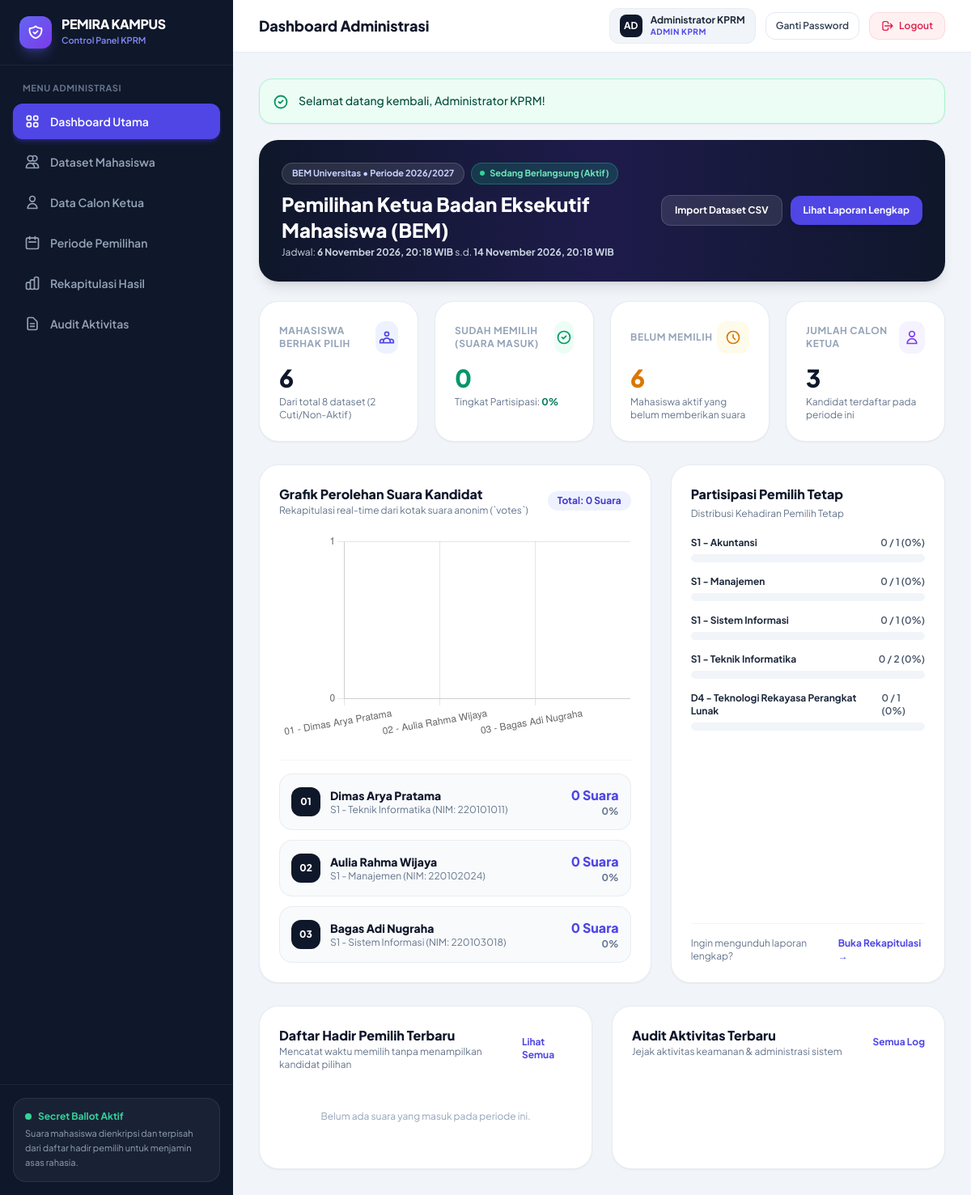
The page /admin/dashboard (signed in) on the database its author committed.
### tables this page shows
CREATE TABLE `elections` (
    `id` INT UNSIGNED AUTO_INCREMENT PRIMARY KEY,
    `title` VARCHAR(200) NOT NULL,
    `organization_name` VARCHAR(150) NOT NULL DEFAULT 'BEM Universitas',
    `period_label` VARCHAR(50) NOT NULL DEFAULT '2026/2027',
    `description` TEXT NULL,
    `start_time` DATETIME NOT NULL,
    `end_time` DATETIME NOT NULL,
    `status` ENUM('draft', 'active', 'closed') NOT NULL DEFAULT 'draft',
    `is_result_published` TINYINT(1) NOT NULL DEFAULT 0 COMMENT '1 = Mahasiswa dapat melihat hasil akhir',
    `created_at` DATETIME NOT NULL DEFAULT CURRENT_TIMESTAMP,
    `updated_at` DATETIME NOT NULL DEFAULT CURRENT_TIMESTAMP ON UPDATE CURRENT_TIMESTAMP,
    INDEX `idx_elections_status` (`status`)
);

CREATE TABLE `candidates` (
    `id` INT UNSIGNED AUTO_INCREMENT PRIMARY KEY,
    `election_id` INT UNSIGNED NOT NULL,
    `candidate_number` INT UNSIGNED NOT NULL COMMENT 'Nomor Urut Calon',
    `name` VARCHAR(150) NOT NULL COMMENT 'Nama Lengkap Calon Ketua',
    `nim` VARCHAR(30) NOT NULL COMMENT 'NIM Calon Ketua',
    `jenjang` VARCHAR(20) NOT NULL DEFAULT 'S1',
    `program_studi` VARCHAR(120) NOT NULL,
    `tagline` VARCHAR(255) NULL,
    `photo_path` VARCHAR(255) NULL,
    `vision` TEXT NOT NULL COMMENT 'Visi Calon',
    `mission` TEXT NOT NULL COMMENT 'Misi Calon',
    `created_at` DATETIME NOT NULL DEFAULT CURRENT_TIMESTAMP,
    `updated_at` DATETIME NOT NULL DEFAULT CURRENT_TIMESTAMP ON UPDATE CURRENT_TIMESTAMP,
    UNIQUE KEY `uq_election_candidate_number` (`election_id`, `candidate_number`),
    CONSTRAINT `fk_candidates_election` FOREIGN KEY (`election_id`) REFERENCES `elections` (`id`) ON DELETE CASCADE
);

### app/Views/admin/dashboard.php (the view, shortened to what the rows shown need)
<?php
$candidates = $results['candidates'] ?? [];
$chartLabels = [];
$chartData   = [];
foreach ($candidates as $c) {
    $chartLabels[] = '0' . $c['candidate_number'] . ' - ' . $c['name'];
    $chartData[]   = (int) $c['vote_count'];
}
$allElections    = $allElections ?? [];
$dashHashItems = [];
foreach ($allElections as $eItem) {
    $ts = \App\Models\Election::getTimeState($eItem);
    $dashHashItems[] = [
        'id'              => (int) $eItem['id'],
        'title'           => (string) $eItem['title'],
        'status'          => (string) $eItem['status'],
        'state_code'      => (string) $ts['code'],
        'state_label'     => (string) $ts['label'],
        'can_vote'        => (bool) $ts['can_vote'],
        'start_time'      => (string) $eItem['start_time'],
        'end_time'        => (string) $eItem['end_time'],
        'end_ts_ms'       => (int) strtotime((string) $eItem['end_time']) * 1000,
        'candidate_count' => (int) ($eItem['candidate_count'] ?? 0),
        'vote_count'      => (int) ($eItem['vote_count'] ?? 0),
        'published'       => (int) ($eItem['is_result_published'] ?? 0),
    ];
}
$dashInitialHash = md5((string) json_encode($dashHashItems));
?>
<div class="mb-6 bg-gradient-to-r from-slate-900 via-indigo-950 to-slate-900 rounded-3xl p-6 sm:p-7 text-white shadow-lg flex flex-col lg:flex-row lg:items-center justify-between gap-5">
    <div>
        <div class="flex flex-wrap items-center gap-2 mb-2">
            <span class="px-3 py-1 rounded-full text-[11px] font-bold bg-white/10 text-indigo-200 border border-white/15">
                <?= e($election['organization_name'] ?? 'Organisasi Kampus') ?> &bull; Periode <?= e($election['period_label'] ?? '-') ?>
            </span>
            <?php if (($timeState['can_vote'] ?? false) === true): ?>
                <span class="inline-flex items-center gap-1.5 px-2.5 py-1 rounded-full text-[11px] font-bold bg-emerald-500/20 text-emerald-300 border border-emerald-400/30">
                    <span class="w-1.5 h-1.5 rounded-full bg-emerald-400 animate-ping"></span>
                    <?= e($timeState['label']) ?>
                </span>
            <?php else: ?>
                <span class="inline-flex items-center px-2.5 py-1 rounded-full text-[11px] font-bold bg-amber-500/20 text-amber-300 border border-amber-400/30">
                    <?= e($timeState['label'] ?? 'Tidak Aktif') ?>
                </span>
            <?php endif; ?>
        </div>
        <h3 class="text-xl sm:text-2xl font-extrabold"><?= e($election['title'] ?? 'Belum Ada Periode Pemilihan') ?></h3>
        <?php if ($election): ?>
            <p class="text-xs text-slate-300 mt-1">
                Jadwal: <strong><?= format_indo_datetime($election['start_time']) ?></strong> s.d. <strong><?= format_indo_datetime($election['end_time']) ?></strong>
            </p>
        <?php endif; ?>
    </div>
</div>
<div class="grid grid-cols-1 lg:grid-cols-12 gap-6 mb-7">
    <div class="lg:col-span-7 bg-white rounded-3xl p-6 border border-slate-200/80 shadow-sm">
        <div class="space-y-3 pt-4 border-t border-slate-100">
            <?php foreach ($candidates as $cand): ?>
                <div class="p-3.5 rounded-2xl bg-slate-50 border border-slate-200/70 flex items-center justify-between gap-4">
                    <div class="flex items-center gap-3">
                        <span class="w-9 h-9 rounded-xl bg-slate-900 text-white font-extrabold text-xs flex items-center justify-center shrink-0">
                            0<?= (int) $cand['candidate_number'] ?>
                        </span>
                        <div>
                            <p class="text-sm font-extrabold text-slate-900"><?= e($cand['name']) ?></p>
                            <p class="text-xs text-slate-500"><?= e($cand['jenjang']) ?> - <?= e($cand['program_studi']) ?> (NIM: <?= e($cand['nim']) ?>)</p>
                        </div>
                    </div>
                    <div class="text-right shrink-0">
                        <span class="text-base font-extrabold text-indigo-600"><?= (int) $cand['vote_count'] ?> Suara</span>
                        <span class="block text-xs font-bold text-slate-500"><?= e($cand['percentage']) ?>%</span>
                    </div>
                </div>
            <?php endforeach; ?>
        </div>
    </div>
</div>
<script>
    (function() {
        const ctx = document.getElementById('voteBarChart');
        if (!ctx) return;
        new Chart(ctx, {
            type: 'bar',
            data: {
                labels: <?= json_encode($chartLabels, JSON_UNESCAPED_UNICODE) ?>,
                datasets: [{
                    label: 'Jumlah Suara Sah',
                    data: <?= json_encode($chartData) ?>,
                    backgroundColor: ['#4f46e5', '#7c3aed', '#0ea5e9', '#10b981'],
                    borderRadius: 12,
                    maxBarThickness: 56
                }]
            },
            options: {
                responsive: true,
                maintainAspectRatio: false,
                plugins: {
                    legend: { display: false }
                },
                scales: {
                    y: {
                        beginAtZero: true,
                        ticks: { precision: 0 }
                    }
                }
            }
        });
    })();
    (function() {
        const initialHash = <?= json_encode($dashInitialHash) ?>;
        const liveUrl = <?= json_encode(url('/admin/elections/live-status')) ?>;
        let isReloading = false;
        async function pollDashboardLive() {
            if (isReloading || !liveUrl) return;
            try {
                const res = await fetch(liveUrl + '?_t=' + Date.now(), {
                    headers: { 'Accept': 'application/json' },
                    cache: 'no-store'
                });
                if (!res.ok) return;
                const data = await res.json();
                if (data && data.state_hash && data.state_hash !== initialHash) {
                    isReloading = true;
                    window.location.reload();
                }
            } catch (e) {
                // Ignore transient errors
            }
        }
        setInterval(pollDashboardLive, 3000);
    })();
</script>

### rows shown on the page
elections: organization_name "BEM Universitas", period_label "2026/2027", title "Pemilihan Ketua Badan Eksekutif Mahasiswa (BEM)", start_time "6 November 2026, 20:18 WIB", end_time "14 November 2026, 20:18 WIB"
candidates: candidate_number "1", name "Dimas Arya Pratama", jenjang "S1", program_studi "Teknik Informatika", nim "220101011", vote_count "0", percentage "0"
candidates: candidate_number "2", name "Aulia Rahma Wijaya", jenjang "S1", program_studi "Manajemen", nim "220102024", vote_count "0", percentage "0"
candidates: candidate_number "3", name "Bagas Adi Nugraha", jenjang "S1", program_studi "Sistem Informasi", nim "220103018", vote_count "0", percentage "0"

### other values the page prints
$item['label'] "Dashboard Utama"
$item['label'] "Dataset Mahasiswa"
$item['label'] "Data Calon Ketua"
$item['label'] "Periode Pemilihan"
$item['label'] "Rekapitulasi Hasil"
$item['label'] "Audit Aktivitas"
$title "Dashboard Administrasi"
$authUser['name'] "Administrator KPRM"
$flashSuccess "Selamat datang kembali, Administrator KPRM!"
$timeState['label'] "Sedang Berlangsung (Aktif)"
$stats['total_eligible'] "6"
$stats['total_dataset'] "8"
$stats['total_non_eligible'] "2"
$stats['total_voted'] "0"
$stats['turnout_percent'] "0"
